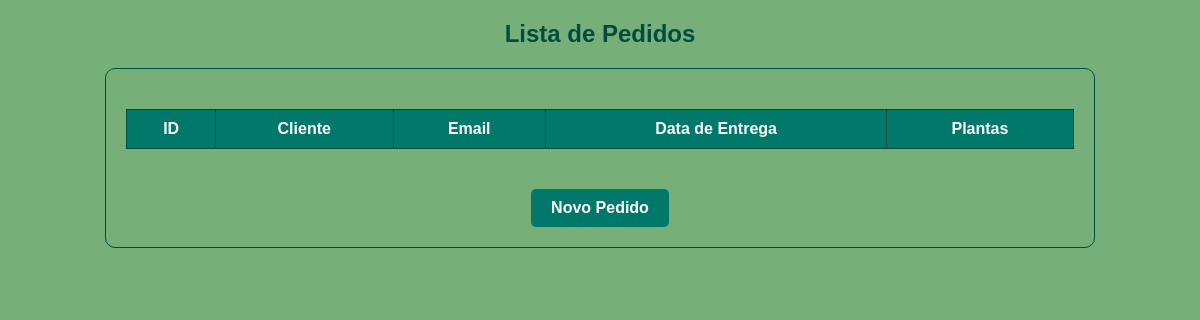
Before: /pedido/lista/ with the older database file.
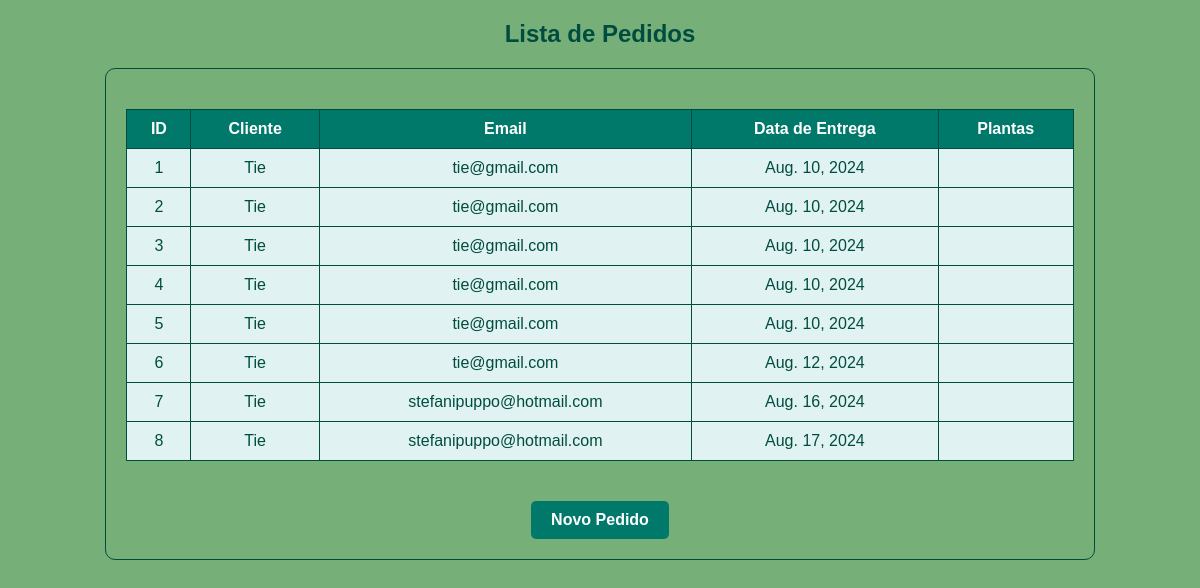
After: the same page with the newer database file.
### pedido/models.py (models this page shows, shortened)
class Pedido(models.Model):
    cliente = models.CharField(max_length=100)
    email = models.EmailField(max_length=100)
    data_entrega = models.DateField()
    planta = models.ManyToManyField(Planta, through='PedidoPlanta', related_name='pedidos')

### pedido/views.py (the view)
# urls.py: path('lista/', views.pedido_lista, name='pedido_lista'),
def pedido_lista(request):
    pedidos = Pedido.objects.all()
    return render(request, 'pedido/pedido_lista.html', {'pedidos': pedidos})

### pedido/templates/pedido/pedido_lista.html (shortened to what this page needs)
<!DOCTYPE html>
<html>
<head>
    {% load static %}
    <link rel="stylesheet" href="{% static 'css/lista_pedidos.css' %}">
</head>
<body>
    <h2>Lista de Pedidos</h2>
    <div class="container_pedidos">
        <table>
            <thead>
                <tr>
                    <th>ID</th>
                    <th>Cliente</th>
                    <th>Email</th>
                    <th>Data de Entrega</th>
                    <th>Plantas</th>
                </tr>
            </thead>
            <tbody>
                {% for pedido in pedidos %}
                    <tr>
                        <td>{{ pedido.id }}</td>
                        <td>{{ pedido.cliente }}</td>
                        <td>{{ pedido.email }}</td>
                        <td>{{ pedido.data_entrega }}</td>
                        <td>
                        </td>
                    </tr>
                {% endfor %}
            </tbody>
        </table>
        <a href="{% url 'pedido_novo' %}" class="button">Novo Pedido</a>
    </div>
</body>
</html>

### static/css/lista_pedidos.css (style rules this page uses)
body { font-family: Arial, sans-serif; background-color: #76af78; color: #004d40; padding: 0; text-align: center; }
h2 { color: #004d40; margin-top: 20px; }
.container_pedidos { width: 80%; margin: 20px auto; padding: 20px; border: 1px solid #004d40; background-color: #76af78;; border-radius: 10px; }
table { width: 100%; border-collapse: collapse; margin: 20px 0; }
table th, table td { padding: 10px; border: 1px solid #004d40; }
table th { background-color: #00796b; color: white; }
table td { background-color: #e0f2f1; }
a { color: #00796b; text-decoration: none; font-weight: bold; }
.button { background-color: #00796b; color: white; padding: 10px 20px; border: none; border-radius: 5px; text-decoration: none; display: inline-block; margin-top: 20px; cursor: pointer; }

Changed rows visible on the page:
added Pedido: id "1", cliente "Tie", email "tie@gmail.com", data_entrega "Aug. 10, 2024"
added Pedido: id "2", cliente "Tie", email "tie@gmail.com", data_entrega "Aug. 10, 2024"
added Pedido: id "3", cliente "Tie", email "tie@gmail.com", data_entrega "Aug. 10, 2024"
added Pedido: id "4", cliente "Tie", email "tie@gmail.com", data_entrega "Aug. 10, 2024"
added Pedido: id "5", cliente "Tie", email "tie@gmail.com", data_entrega "Aug. 10, 2024"
added Pedido: id "6", cliente "Tie", email "tie@gmail.com", data_entrega "Aug. 12, 2024"
added Pedido: id "7", cliente "Tie", email "stefanipuppo@hotmail.com", data_entrega "Aug. 16, 2024"
added Pedido: id "8", cliente "Tie", email "stefanipuppo@hotmail.com", data_entrega "Aug. 17, 2024"
